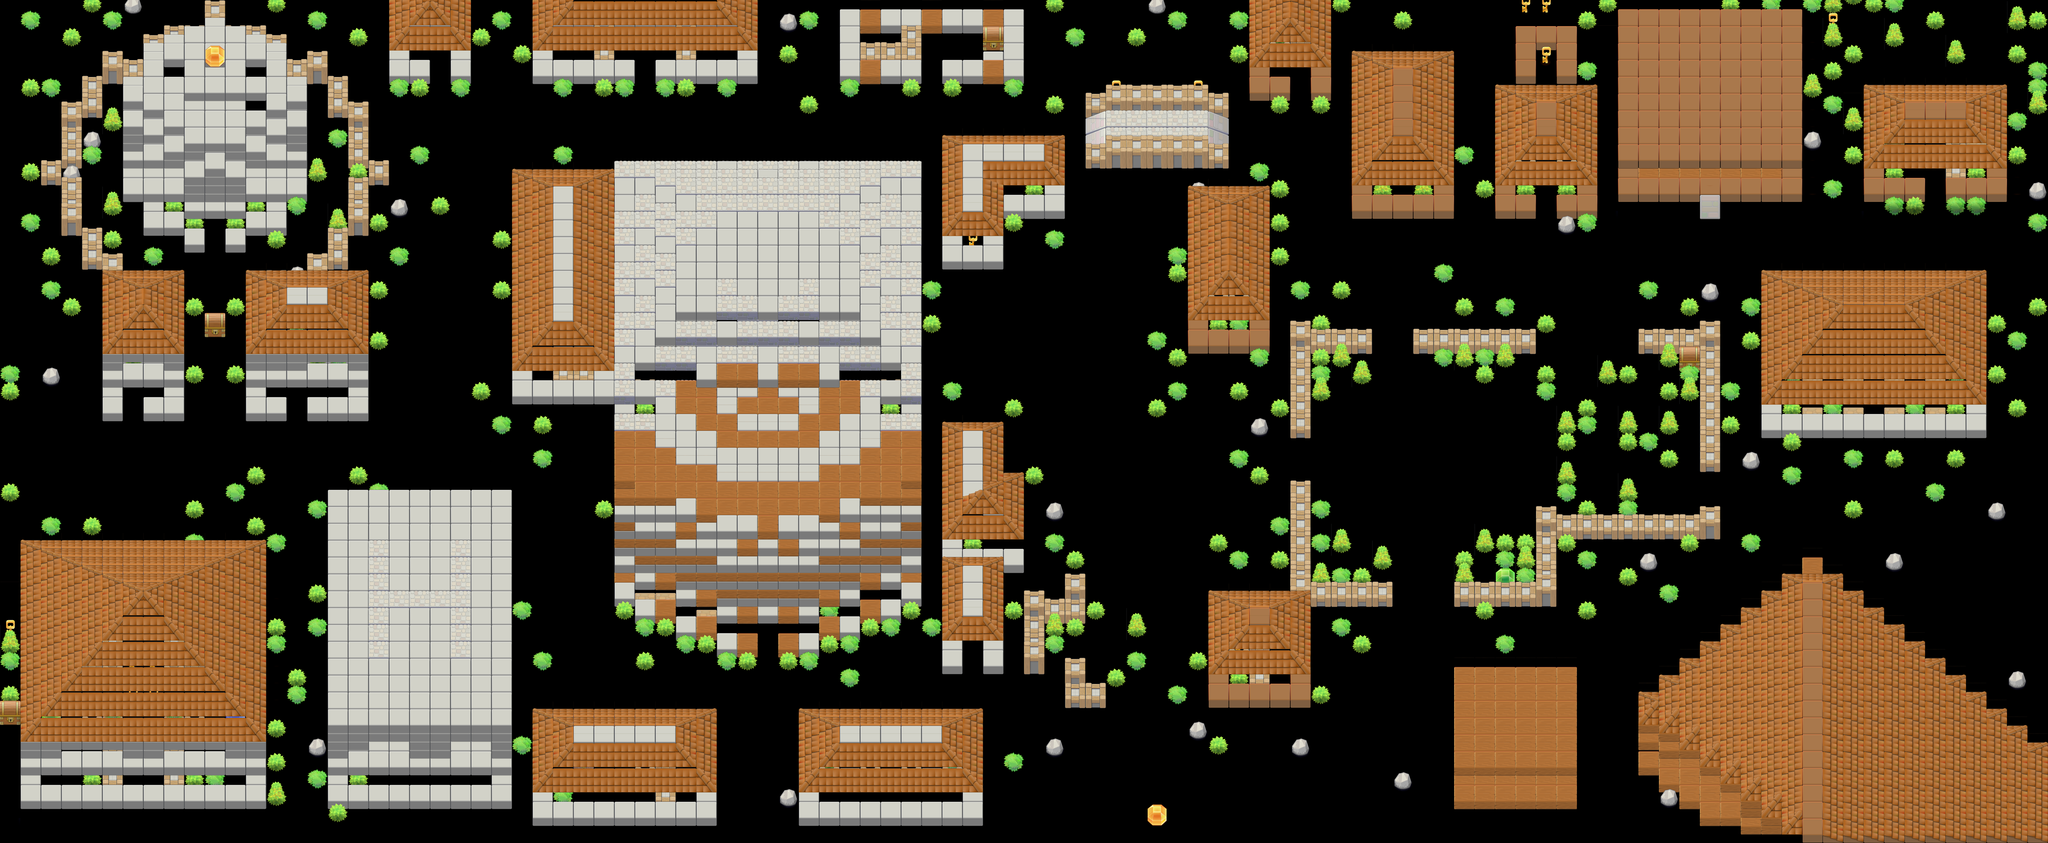

A 2D game scene composited from a Tiled map and its tileset images. What follows is a short description and the map's XML, with each tile layer's data collapsed to a summary:
An orthogonal 100x100 tile map with 51x21 px tiles, 9 tile layers (Tile Layer 2, Tile Layer 6, Tile Layer 8, Tile Layer 9, ...), 7 hidden layers not drawn and 775 objects.

<map version="1.0" orientation="orthogonal" width="100" height="100" tilewidth="51" tileheight="21">
 <properties>
  <property name="default_inside_max" value="3" />
  <property name="default_inside_min" value="1" />
  <property name="music" value="test.mp3" />
 </properties>
 <tileset firstgid="1" name="Spritesheet" tilewidth="51" tileheight="84">
  <image source="../sprites/PlanetCute PNG/Spritesheet.png" width="357" height="588" />
 </tileset>
 <layer name="Tile Layer 1" width="100" height="100" visible="0">
  <data>[10000 cells, 5003 non-empty, 9 distinct tile ids]</data>
 </layer>
 <objectgroup color="#00fcd7" name="spawn 1" width="0" height="0" visible="0">
  <object x="4692" y="882">
   <properties>
    <property name="name" value="Pinkie Pie" />
    <property name="personality" value="personality" />
    <property name="sprites" value="sprites" />
   </properties>
   <polygon points="0,0 -51,0 -51,42 0,42" />
  </object>
 </objectgroup>
 <objectgroup color="#100010" name="door 1" width="0" height="0" visible="0">
  <object x="561" y="609">
   <polygon points="0,0 -51,0 -51,42 0,42" />
  </object>
  <object x="357" y="1029">
   <polygon points="0,0 -51,0 -51,42 0,42" />
  </object>
  <object x="765" y="1029">
   <polygon points="0,0 -51,0 -51,42 0,42" />
  </object>
  <object x="561" y="966">
   <polygon points="0,0 -51,0 -51,42 0,42" />
  </object>
  <object x="561" y="735">
   <polygon points="0,0 -51,0 -51,42 0,42" />
  </object>
  <object x="1122" y="189">
   <polygon points="0,0 -51,0 -51,42 0,42" />
  </object>
  </objectgroup>
 <objectgroup color="#101010" name="wall 1" width="0" height="0" visible="0">
  <!-- 745 objects omitted --></objectgroup>
 <objectgroup color="#001000" name="floor 1" width="0" height="0" visible="0">
  <!-- 538 objects omitted --></objectgroup>
 <layer name="Tile Layer 2" width="100" height="100">
  <data>[10000 cells, 1619 non-empty, 27 distinct tile ids]</data>
 </layer>
 <objectgroup color="#200020" name="door 2" width="0" height="0" visible="0" />
 <objectgroup color="#202020" name="wall 2" width="0" height="0" visible="0">
  <!-- 537 objects omitted --></objectgroup>
 <objectgroup color="#201000" name="inside 2" width="0" height="0" visible="0" />
 <objectgroup color="#002000" name="floor 2" width="0" height="0" visible="0" opacity="0.36">
  <!-- 479 objects omitted --></objectgroup>
 <layer name="Tile Layer 3" width="100" height="100" visible="0">
  <data>[10000 cells, 763 non-empty, 20 distinct tile ids]</data>
 </layer>
 <objectgroup color="#301800" name="inside 3" width="0" height="0" visible="0" />
 <objectgroup color="#202020" name="wall 3" width="0" height="0" visible="0">
  <!-- 273 objects omitted --></objectgroup>
 <objectgroup color="#300030" name="door 3" width="0" height="0" visible="0" />
 <objectgroup color="#003000" name="floor 3" width="0" height="0" visible="0">
  <!-- 243 objects omitted --></objectgroup>
 <layer name="Tile Layer 4" width="100" height="100" visible="0">
  <data>[10000 cells, 577 non-empty, 11 distinct tile ids]</data>
 </layer>
 <objectgroup color="#004000" name="floor 4" width="0" height="0" visible="0">
  <!-- 237 objects omitted --></objectgroup>
 <objectgroup color="#202020" name="wall 4" width="0" height="0" visible="0">
  <!-- 231 objects omitted --></objectgroup>
 <layer name="Tile Layer 5" width="100" height="100" visible="0">
  <data>[10000 cells, 1011 non-empty, 14 distinct tile ids]</data>
 </layer>
 <objectgroup color="#005000" name="floor 5" width="0" height="0" visible="0">
  <!-- 202 objects omitted --></objectgroup>
 <objectgroup color="#202020" name="wall 5" width="0" height="0" visible="0">
  <!-- 197 objects omitted --></objectgroup>
 <layer name="Tile Layer 6" width="100" height="100">
  <data>[10000 cells, 1037 non-empty, 24 distinct tile ids]</data>
 </layer>
 <objectgroup color="#006000" name="floor 6" width="0" height="0" visible="0">
  <!-- 162 objects omitted --></objectgroup>
 <objectgroup color="#202020" name="wall 6" width="0" height="0" visible="0">
  <!-- 137 objects omitted --></objectgroup>
 <layer name="Tile Layer 7" width="100" height="100" visible="0">
  <data>[10000 cells, 499 non-empty, 20 distinct tile ids]</data>
 </layer>
 <objectgroup color="#007000" name="floor 7" width="0" height="0" visible="0">
  <!-- 123 objects omitted --></objectgroup>
 <objectgroup color="#202020" name="wall 7" width="0" height="0" visible="0">
  <!-- 112 objects omitted --></objectgroup>
 <layer name="Tile Layer 8" width="100" height="100">
  <data>[10000 cells, 266 non-empty, 10 distinct tile ids]</data>
 </layer>
 <objectgroup color="#008000" name="floor 8" width="0" height="0" visible="0">
  <!-- 99 objects omitted --></objectgroup>
 <objectgroup color="#202020" name="wall 8" width="0" height="0" visible="0">
  <!-- 95 objects omitted --></objectgroup>
 <layer name="Tile Layer 9" width="100" height="100">
  <data>[10000 cells, 252 non-empty, 3 distinct tile ids]</data>
 </layer>
 <objectgroup color="#009000" name="floor 9" width="0" height="0" visible="0">
  <!-- 82 objects omitted --></objectgroup>
 <objectgroup color="#202020" name="wall 9" width="0" height="0" visible="0">
  <!-- 80 objects omitted --></objectgroup>
 <layer name="Tile Layer 10" width="100" height="100">
  <data>[10000 cells, 576 non-empty, 11 distinct tile ids]</data>
 </layer>
 <objectgroup color="#00a000" name="floor 10" width="0" height="0" visible="0">
  <!-- 68 objects omitted --></objectgroup>
 <objectgroup color="#202020" name="wall 10" width="0" height="0" visible="0">
  <!-- 64 objects omitted --></objectgroup>
 <layer name="Tile Layer 11" width="100" height="100">
  <data>[10000 cells, 186 non-empty, 3 distinct tile ids]</data>
 </layer>
 <objectgroup color="#00b000" name="floor 11" width="0" height="0" visible="0">
  <!-- 58 objects omitted --></objectgroup>
 <objectgroup color="#202020" name="wall 11" width="0" height="0" visible="0">
  <!-- 55 objects omitted --></objectgroup>
 <layer name="Tile Layer 12" width="100" height="100">
  <data>[10000 cells, 124 non-empty, 1 distinct tile ids]</data>
 </layer>
 <objectgroup color="#00c000" name="floor 12" width="0" height="0" visible="0">
  <!-- 51 objects omitted --></objectgroup>
 <objectgroup color="#202020" name="wall 12" width="0" height="0" visible="0">
  <!-- 49 objects omitted --></objectgroup>
 <layer name="Tile Layer 13" width="100" height="100" visible="0">
  <data>[10000 cells, 77 non-empty, 7 distinct tile ids]</data>
 </layer>
 <objectgroup color="#00d000" name="floor 13" width="0" height="0" visible="0">
  <!-- 41 objects omitted --></objectgroup>
 <objectgroup name="wall 13" width="0" height="0" visible="0">
  <!-- 37 objects omitted --></objectgroup>
 <layer name="Tile Layer 14" width="100" height="100">
  <data>[10000 cells, 45 non-empty, 2 distinct tile ids]</data>
 </layer>
 <objectgroup color="#00e000" name="floor 14" width="0" height="0" visible="0">
  <!-- 35 objects omitted --></objectgroup>
 <objectgroup name="wall 14" width="0" height="0" visible="0">
  <!-- 33 objects omitted --></objectgroup>
 <layer name="Tile Layer 15" width="100" height="100" visible="0">
  <data>[10000 cells, 43 non-empty, 2 distinct tile ids]</data>
 </layer>
 <objectgroup color="#00f000" name="floor 15" width="0" height="0" visible="0">
  <!-- 31 objects omitted --></objectgroup>
 <objectgroup name="wall 15" width="0" height="0" visible="0">
  <!-- 29 objects omitted --></objectgroup>
 <layer name="Tile Layer 16" width="100" height="100">
  <data>[10000 cells, 104 non-empty, 3 distinct tile ids]</data>
 </layer>
 <objectgroup color="#00ff00" name="floor 16" width="0" height="0" visible="0">
  <!-- 27 objects omitted --></objectgroup>
 <objectgroup name="wall 16" width="0" height="0" visible="0" />
 <objectgroup color="#100800" name="inside 1" width="0" height="0">
  <!-- 25 objects omitted --></objectgroup>
</map>
<!-- 768 of 775 objects omitted -->